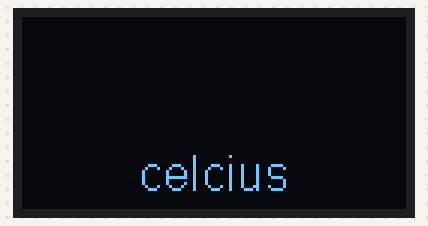
Bench run of a sketch on a simulated ESP8266 (NodeMCU). Shown: 128×64 one-colour display. WiFi joins after 1.5 s; servers stay silent unless stated.

Above: at 0.1 s.
At 5.4 s:
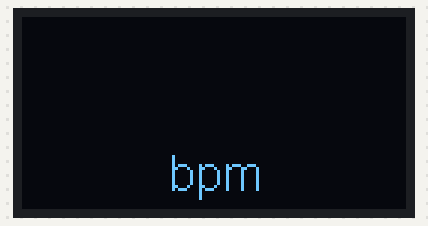
At 10.7 s:
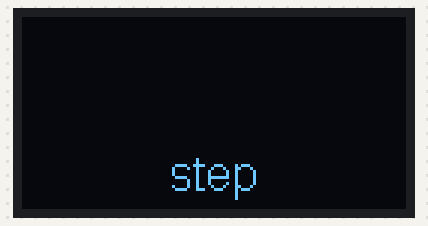

The sketch:

Fitness_Tracker_Sendv2.1.ino
```cpp
// OLED //
// Memanggil Library
#include <Wire.h>
#include "SSD1306.h"
// Inisiasi Variabel
SSD1306  display(0x3C, D2, D1); //Address set here 0x3C that I found in the scanner, and pins defined as D2 (SDA/Serial Data), and D5 (SCK/Serial Clock).
int chan = 1;

// THINGSPEAK //
// Memanggil Library
#include "ThingSpeak.h"
#include <ESP8266WiFi.h>
// Inisiasi Variabel WiFi
char ssid[] = "Redmi";
char pass[] = "susahbanget";
int status = WL_IDLE_STATUS;
WiFiClient  client;
// Insiasi Variabel ThingSpeak
unsigned long myChannelNumber = 889176;
const char * myWriteAPIKey = "910NQQIYTGBWPSBD";

// Inisiasi Waktu
int period = 5000;
unsigned long time_now = millis();

// Split Data //
// Memanggil library
#include "StringSplitter.h"
// Inisiasi data
char msg;
String data;

String temp = "";
String bpm = "";
String countStep = "";

void setup()   {
  // put your setup code here, to run once:

  // Inisiasi Oled
  display.init();
  display.flipScreenVertically();
  display.setTextAlignment(TEXT_ALIGN_CENTER_BOTH);

  // Inisiasi ThingSpeak
  WiFi.begin(ssid, pass);
  ThingSpeak.begin(client);
  Serial.begin(9600);
}

void loop() {
  // put your main code here, to run repeatedly:

  // Mengambil data serial
  msg = Serial.read();
  if (msg == '{') {
    data = "";
  }
  if ((msg > 32) && (msg < 127) && (msg != '{') && (msg != '}') ) {
    data += msg;
  }
  // melakukan parsing
  if (msg == '}') {
    StringSplitter *splitter = new StringSplitter(data, ',', 3);
    int itemCount = splitter->getItemCount();
    for (int i = 0; i < itemCount; i++) {
      String item = splitter->getItemAtIndex(i);
      switch (i + 1) {
        case 1 :
          temp = item;
          break;
        case 2 :
          bpm  = item;
          break;
        case 3 :
          countStep = item;
          break;
      }
    }
    Serial.flush();
  }

  // Menampilkan di OLED
  display.clear();
  switch (chan) {
    case 1 :
      display.setFont(ArialMT_Plain_24);
      display.drawString(display.getWidth() / 2, display.getHeight() / 2 + 5, temp);
      display.setFont(ArialMT_Plain_16);
      display.drawString(display.getWidth() / 2, display.getHeight() / 2 + 20, "celcius");
      break;
    case 2 :
      display.setFont(ArialMT_Plain_24);
      display.drawString(display.getWidth() / 2, display.getHeight() / 2 + 5, bpm);
      display.setFont(ArialMT_Plain_16);
      display.drawString(display.getWidth() / 2, display.getHeight() / 2 + 20, "bpm");
      break;
    case 3 :
      display.setFont(ArialMT_Plain_24);
      display.drawString(display.getWidth() / 2, display.getHeight() / 2 + 5, countStep);
      display.setFont(ArialMT_Plain_16);
      display.drawString(display.getWidth() / 2, display.getHeight() / 2 + 20, "step");
      break;
  }
  display.display();

  // Setiap 5 detik mengirim data ke thingspeak dan menukar tampilan channel

  while (millis() > time_now + period) {
    // Mengirim data ke thingspeak
    ThingSpeak.setField(1, temp);
    ThingSpeak.setField(2, bpm);
    ThingSpeak.setField(3, countStep);
    ThingSpeak.writeFields(myChannelNumber, myWriteAPIKey);

    // Menukar tampilan channel
    chan++;
    if (chan > 3) {
      chan = 1;
    }
    time_now = millis();
  }

  // Melakukan delay
  delay(1);
}
```

Measured:
- by itself, everything shown: repeats every 15.9 s, in 3 steps
- what the display in image 1 shows lasts 5.3 s, from 5.3 s to 10.6 s
